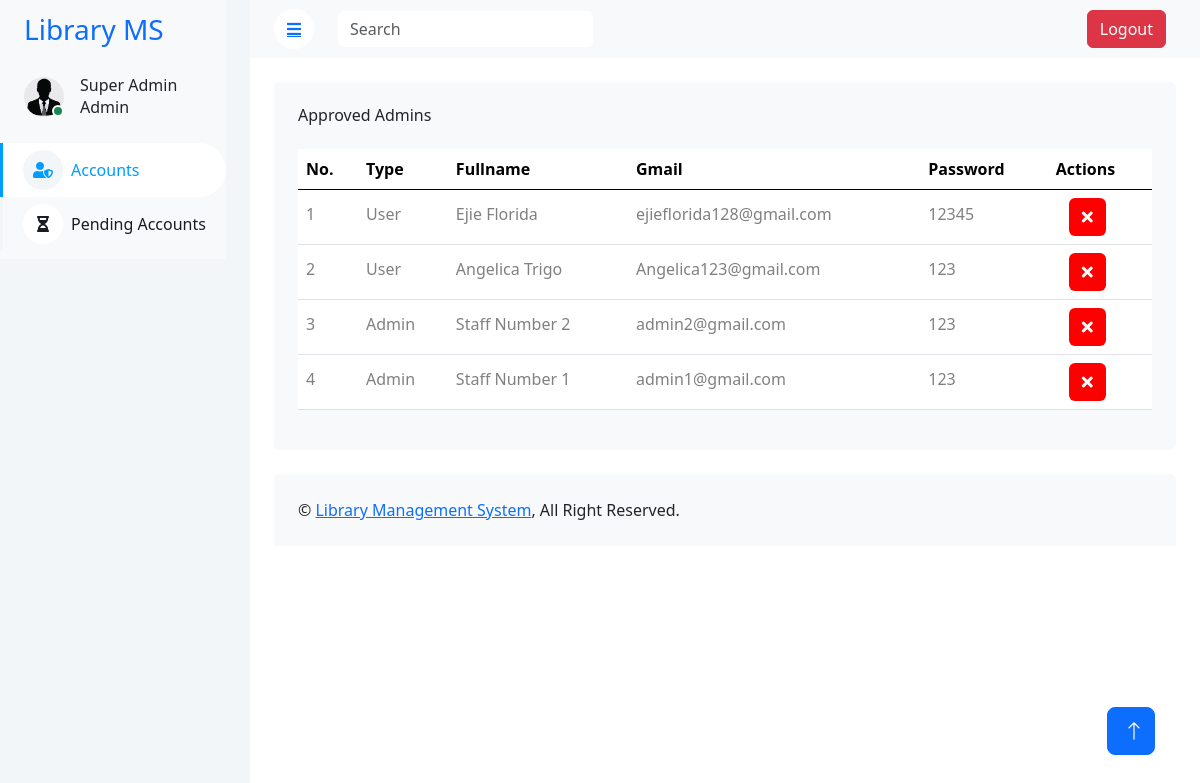
The app's page /SuperAdmin/superAdmin.php with its own data.
### tables this page shows
CREATE TABLE `accounts` (
  `id` int(11) NOT NULL,
  `fullname` varchar(255) NOT NULL,
  `gmail` varchar(255) NOT NULL,
  `password` varchar(255) NOT NULL,
  `status` varchar(255) NOT NULL,
  `type` varchar(255) NOT NULL,
  `number` varchar(255) NOT NULL,
  `address` varchar(255) NOT NULL,
  `profile_picture` varchar(255) NOT NULL,
  `reset_token` varchar(255) NOT NULL,
  `token_expiry` datetime NOT NULL
);

### SuperAdmin/superAdmin.php (the view, shortened to what this page needs)
<?php
    include("../conn.php");
?>
<!DOCTYPE html>
<html lang="en">
<head>
    <link href="https://cdnjs.cloudflare.com/ajax/libs/font-awesome/5.10.0/css/all.min.css" rel="stylesheet">
    <link href="https://cdn.jsdelivr.net/npm/bootstrap-icons@1.4.1/font/bootstrap-icons.css" rel="stylesheet">
    <link href="template/lib/owlcarousel/assets/owl.carousel.min.css" rel="stylesheet">
    <link href="template/lib/tempusdominus/css/tempusdominus-bootstrap-4.min.css" rel="stylesheet" />
    <link href="template/css/bootstrap.min.css" rel="stylesheet">
    <link href="template/css/style.css" rel="stylesheet">
    <link href="https://cdn.jsdelivr.net/npm/bootstrap@5.3.3/dist/css/bootstrap.min.css" rel="stylesheet">
</head>
<body>
    <div class="container-xxl position-relative bg-white d-flex p-0">
        <div class="sidebar pe-4 pb-3">
            <nav class="navbar bg-light navbar-light">
                <a href="index.html" class="navbar-brand mx-4 mb-3">
                    <h3 class="text-primary"></i>Library MS</h3>
                </a>
                <div class="d-flex align-items-center ms-4 mb-4">
                    <div class="position-relative">
                        <img class="rounded-circle" src="pictures/default.jpg" alt="" style="width: 40px; height: 40px;">
                        <div class="bg-success rounded-circle border border-2 border-white position-absolute end-0 bottom-0 p-1"></div>
                    </div>
                    <div class="ms-3">
                        <h6 class="mb-0">Super Admin</h6>
                        <span>Admin</span>
                    </div>
                </div>
                <div class="navbar-nav w-100">
                    <a href="superAdmin.php" class="nav-item nav-link active"><i class="fa fa-user-shield me-2"></i>Accounts</a>
                    <a href="pendingAdmin.php" class="nav-item nav-link"><i class="fa fa-hourglass-half me-2"></i>Pending Accounts</a>
                </div>
            </nav>
        </div>
        <div class="content">
            <nav class="navbar navbar-expand bg-light navbar-light sticky-top px-4 py-0">
            <a href="#" class="sidebar-toggler flex-shrink-0">
                    <i class="fa fa-bars"></i>
                </a>
                <form class="d-none d-md-flex ms-4">
                <input id="searchInput" class="form-control border-0" type="search" placeholder="Search">
                </form>
                <div class="navbar-nav align-items-center ms-auto">
                    <div class="nav-item dropdown">
                            <a href="../index.php" class = "btn btn-danger" style = "margin: 10px;">Logout</a>
                    </div>
                </div>
            </nav>
            <div class="container-fluid pt-4 px-4">
                <div class="row g-4">
                    <div class="col-12">
                        <div class="bg-light rounded h-100 p-4">
                            <h6 class="mb-4">Approved Admins</h6>
                            <div class="table-responsive">
                           <table class="table">
                                    <thead>
                                        <tr>
                                            <th scope="col">No.</th>
                                            <th scope="col">Type</th>
                                            <th scope="col">Fullname</th>
                                            <th scope="col">Gmail</th>
                                            <th scope="col">Password</th>
                                            <th scope="col">Actions</th>
                                        </tr>
                                    </thead>
                                    <tbody id="schoolTableBody">
                                            <?php
                                                $sqlGetSchool = "SELECT * FROM accounts WHERE status = 'Confirmed'";
                                                $queryGetSchool = mysqli_query($conn, $sqlGetSchool);
                                                $number = 0;
                                                while ($getData = mysqli_fetch_assoc($queryGetSchool)) {
                                                    $number++;
                                                    $uniqueModalId = "modal" . $getData['id'];
                                            ?>
                                            <tr class="school-row">
                                                <th scope="row"><h6 style="color: grey; margin-top: 7px;"><?php echo $number; ?></h6></th>
                                                <td class="school-name"><h6 style="color: grey; margin-top: 7px;"><?php echo $getData['type']; ?></h6></td>
                                                <td class="school-name"><h6 style="color: grey; margin-top: 7px;"><?php echo $getData['fullname']; ?></h6></td>
                                                <td class="school-name"><h6 style="color: grey; margin-top: 7px;"><?php echo $getData['gmail']; ?></h6></td>
                                                <td class="school-name"><h6 style="color: grey; margin-top: 7px;"><?php echo $getData['password']; ?></h6></td>
                                                <td>
                                                    <div>
                                                        <button type="button" class="btn" style="background-color: red; color: white; margin-left: 13px;" data-bs-toggle="modal" data-bs-target="#<?php echo $uniqueModalId; ?>">
                                                            <i class="fa fa-times"></i>
                                                        </button>
                                                    </div>
                                                </td>
                                            </tr>
                                            <?php
                                                }
                                            ?>
                                        </tbody>
                                </table>
                            </div>
                        </div>
                    </div>
                </div>
            </div>
            <div class="container-fluid pt-4 px-4">
                <div class="bg-light rounded-top p-4">
                    <div class="row">
                        <div class="col-12 col-sm-6 text-center text-sm-start">
                            &copy; <a href="../index.php">Library Management System</a>, All Right Reserved.
                        </div>
                        <div class="col-12 col-sm-6 text-center text-sm-end">
                        </div>
                    </div>
                </div>
            </div>
        </div>
        <a href="#" class="btn btn-lg btn-primary btn-lg-square back-to-top"><i class="bi bi-arrow-up"></i></a>
    </div>
</body>
</html>

### SuperAdmin/template/css/style.css (style rules this page uses)
:root { --primary: #009CFF; --light: #F3F6F9; --dark: #191C24; }
.back-to-top { position: fixed; display: none; right: 45px; bottom: 45px; z-index: 99; }
.btn { transition: .5s; }
.btn.btn-primary { color: #FFFFFF; }
.btn-lg-square { width: 48px; height: 48px; }
.btn-square, .btn-sm-square, .btn-lg-square { padding: 0; display: inline-flex; align-items: center; justify-content: center; font-weight: normal; border-radius: 50px; }
.sidebar { position: fixed; top: 0; left: 0; bottom: 0; width: 250px; height: 100vh; overflow-y: auto; background: var(--light); transition: 0.5s; z-index: 999; }
.content { margin-left: 250px; min-height: 100vh; background: #FFFFFF; transition: 0.5s; }
@media (min-width: 992px) { .sidebar { margin-left: 0; } }
@media (min-width: 992px) { .content { width: calc(100% - 250px); } }
.sidebar .navbar .navbar-nav .nav-link { padding: 7px 20px; color: var(--dark); font-weight: 500; border-left: 3px solid var(--light); border-radius: 0 30px 30px 0; outline: none; }
.sidebar .navbar .navbar-nav .nav-link:hover, .sidebar .navbar .navbar-nav .nav-link.active { color: var(--primary); background: #FFFFFF; border-color: var(--primary); }
.sidebar .navbar .navbar-nav .nav-link i { width: 40px; height: 40px; display: inline-flex; align-items: center; justify-content: center; background: #FFFFFF; border-radius: 40px; }
.sidebar .navbar .navbar-nav .nav-link:hover i, .sidebar .navbar .navbar-nav .nav-link.active i { background: var(--light); }
.content .navbar .sidebar-toggler, .content .navbar .navbar-nav .nav-link i { width: 40px; height: 40px; display: inline-flex; align-items: center; justify-content: center; background: #FFFFFF; border-radius: 40px; }

### records on screen
accounts: type "User", fullname "Ejie Florida", gmail "ejieflorida128@gmail.com", password "12345"
accounts: type "User", fullname "Angelica Trigo", gmail "Angelica123@gmail.com", password "123"
accounts: type "Admin", fullname "Staff Number 2", gmail "admin2@gmail.com", password "123"
accounts: type "Admin", fullname "Staff Number 1", gmail "admin1@gmail.com", password "123"
